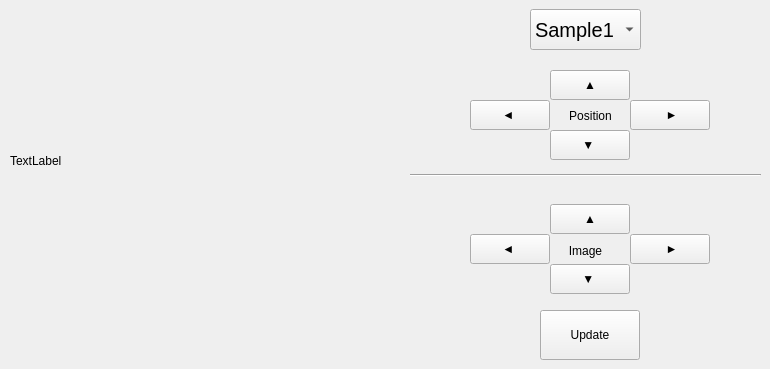
      <widget class="QWidget" name="tab_9">
       <attribute name="title">
        <string>Optical</string>
       </attribute>
       <widget class="QLabel" name="label_16">
        <property name="geometry">
         <rect>
          <x>10</x>
          <y>10</y>
          <width>391</width>
          <height>301</height>
         </rect>
        </property>
        <property name="text">
         <string>TextLabel</string>
        </property>
       </widget>
       <widget class="QComboBox" name="comboBox">
        <property name="geometry">
         <rect>
          <x>530</x>
          <y>9</y>
          <width>111</width>
          <height>41</height>
         </rect>
        </property>
        <property name="font">
         <font>
          <pointsize>15</pointsize>
         </font>
        </property>
        <item>
         <property name="text">
          <string>Sample1</string>
         </property>
        </item>
        <item>
         <property name="text">
          <string>Sample2</string>
         </property>
        </item>
        <item>
         <property name="text">
          <string>Sample3</string>
         </property>
        </item>
       </widget>
       <widget class="QPushButton" name="pushButton_20">
        <property name="geometry">
         <rect>
          <x>540</x>
          <y>310</y>
          <width>100</width>
          <height>50</height>
         </rect>
        </property>
        <property name="text">
         <string>Update</string>
        </property>
       </widget>
       <widget class="QPushButton" name="pushButton_21">
        <property name="geometry">
         <rect>
          <x>550</x>
          <y>70</y>
          <width>80</width>
          <height>30</height>
         </rect>
        </property>
        <property name="text">
         <string>▲</string>
        </property>
       </widget>
       <widget class="QPushButton" name="pushButton_22">
        <property name="geometry">
         <rect>
          <x>550</x>
          <y>130</y>
          <width>80</width>
          <height>30</height>
         </rect>
        </property>
        <property name="text">
         <string>▼ </string>
        </property>
       </widget>
       <widget class="QPushButton" name="pushButton_23">
        <property name="geometry">
         <rect>
          <x>470</x>
          <y>100</y>
          <width>80</width>
          <height>30</height>
         </rect>
        </property>
        <property name="text">
         <string>◄ </string>
        </property>
       </widget>
       <widget class="QPushButton" name="pushButton_24">
        <property name="geometry">
         <rect>
          <x>630</x>
          <y>100</y>
          <width>80</width>
          <height>30</height>
         </rect>
        </property>
        <property name="text">
         <string> ►</string>
        </property>
       </widget>
       <widget class="QPushButton" name="pushButton_67">
        <property name="geometry">
         <rect>
          <x>630</x>
          <y>234</y>
          <width>80</width>
          <height>30</height>
         </rect>
        </property>
        <property name="text">
         <string> ►</string>
        </property>
       </widget>
       <widget class="QPushButton" name="pushButton_68">
        <property name="geometry">
         <rect>
          <x>470</x>
          <y>234</y>
          <width>80</width>
          <height>30</height>
         </rect>
        </property>
        <property name="text">
         <string>◄ </string>
        </property>
       </widget>
       <widget class="QPushButton" name="pushButton_69">
        <property name="geometry">
         <rect>
          <x>550</x>
          <y>204</y>
          <width>80</width>
          <height>30</height>
         </rect>
        </property>
        <property name="text">
         <string>▲</string>
        </property>
       </widget>
       <widget class="QPushButton" name="pushButton_70">
        <property name="geometry">
         <rect>
          <x>550</x>
          <y>264</y>
          <width>80</width>
          <height>30</height>
         </rect>
        </property>
        <property name="text">
         <string>▼ </string>
        </property>
       </widget>
       <widget class="Line" name="line">
        <property name="geometry">
         <rect>
          <x>410</x>
          <y>160</y>
          <width>351</width>
          <height>31</height>
         </rect>
        </property>
        <property name="orientation">
         <enum>Qt::Horizontal</enum>
        </property>
       </widget>
       <widget class="QLabel" name="label_130">
        <property name="geometry">
         <rect>
          <x>560</x>
          <y>230</y>
          <width>51</width>
          <height>41</height>
         </rect>
        </property>
        <property name="text">
         <string>Image</string>
        </property>
        <property name="alignment">
         <set>Qt::AlignCenter</set>
        </property>
       </widget>
       <widget class="QLabel" name="label_132">
        <property name="geometry">
         <rect>
          <x>550</x>
          <y>100</y>
          <width>81</width>
          <height>31</height>
         </rect>
        </property>
        <property name="text">
         <string>Position</string>
        </property>
        <property name="alignment">
         <set>Qt::AlignCenter</set>
        </property>
       </widget>
      </widget>
